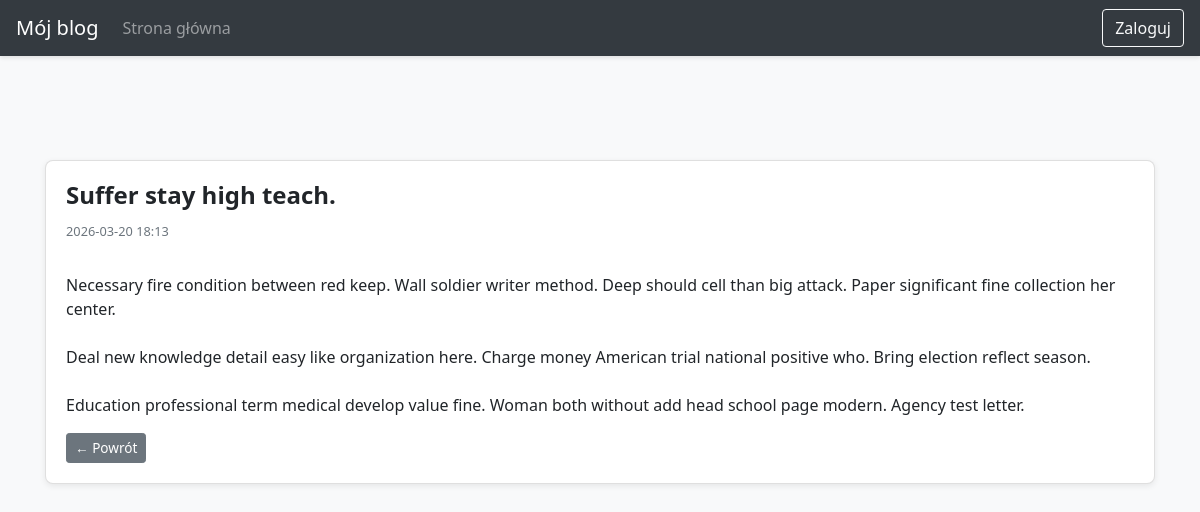
The app's page /post/4 with its own data.
### blog/models.py (models this page shows)
class Entry(db.Model):
    id = db.Column(db.Integer, primary_key=True)
    title = db.Column(db.String(80), nullable=False)
    body = db.Column(db.Text, nullable=False)
    pub_date = db.Column(
        db.DateTime,
        nullable=False,
        default=datetime.datetime.utcnow
    )
    is_published = db.Column(db.Boolean, default=False)

### blog/routes.py (the view)
@app.route("/post/<int:entry_id>")
def view_entry(entry_id):
    post = Entry.query.get_or_404(entry_id)
    if not post.is_published and not session.get('logged_in'):
        abort(404)
    return render_template("view_post.html", post=post)

### blog/templates/view_post.html (shortened to what this page needs)
{% extends "base.html" %}
{% block content %}
<div class="card mb-4">
    <div class="card-body">
        <h2 class="card-title">{{ post.title }}</h2>
        <small class="text-muted d-block mb-2">
            {{ post.pub_date.strftime('%Y-%m-%d %H:%M') }}
        </small>
        <p class="card-text">
            {{ post.body|replace('\n','<br>')|safe }}
        </p>
        <div class="mt-3 d-flex gap-2 align-items-center">
            <a href="{{ url_for('index') }}"
               class="btn btn-secondary btn-sm">
               &larr; Powrót
            </a>
        </div>
    </div>
</div>
{% endblock %}

### blog/static/css/style.css (style rules this page uses)
body { padding-top: 5rem; font-family: "Segoe UI", Tahoma, Geneva, Verdana, sans-serif; background-color: #f8f9fa; color: #212529; }
.card { border-radius: 0.5rem; box-shadow: 0 2px 6px rgba(0, 0, 0, 0.08); transition: transform 0.2s ease, box-shadow 0.2s ease; }
.card-title { font-size: 1.5rem; font-weight: 600; }
.card-text { white-space: pre-line; line-height: 1.5; }
.btn { transition: all 0.2s ease; }
.btn-sm { padding: 0.25rem 0.5rem; font-size: 0.85rem; }
.mt-3 { margin-top: 1rem !important; }
.gap-2 { gap: 0.5rem; }

### records on screen
Entry: title "Suffer stay high teach.", pub_date "2026-03-20 18:13", body "Necessary fire condition between red keep. Wall soldier writer method. Deep should cell than big attack. Paper significant fine collection her center. Deal new knowledge detail easy like organization here. Charge money American trial national positive who. Bring election reflect season. Education professional term medical develop value fine. Woman both without add head school page modern. Agency test letter."
